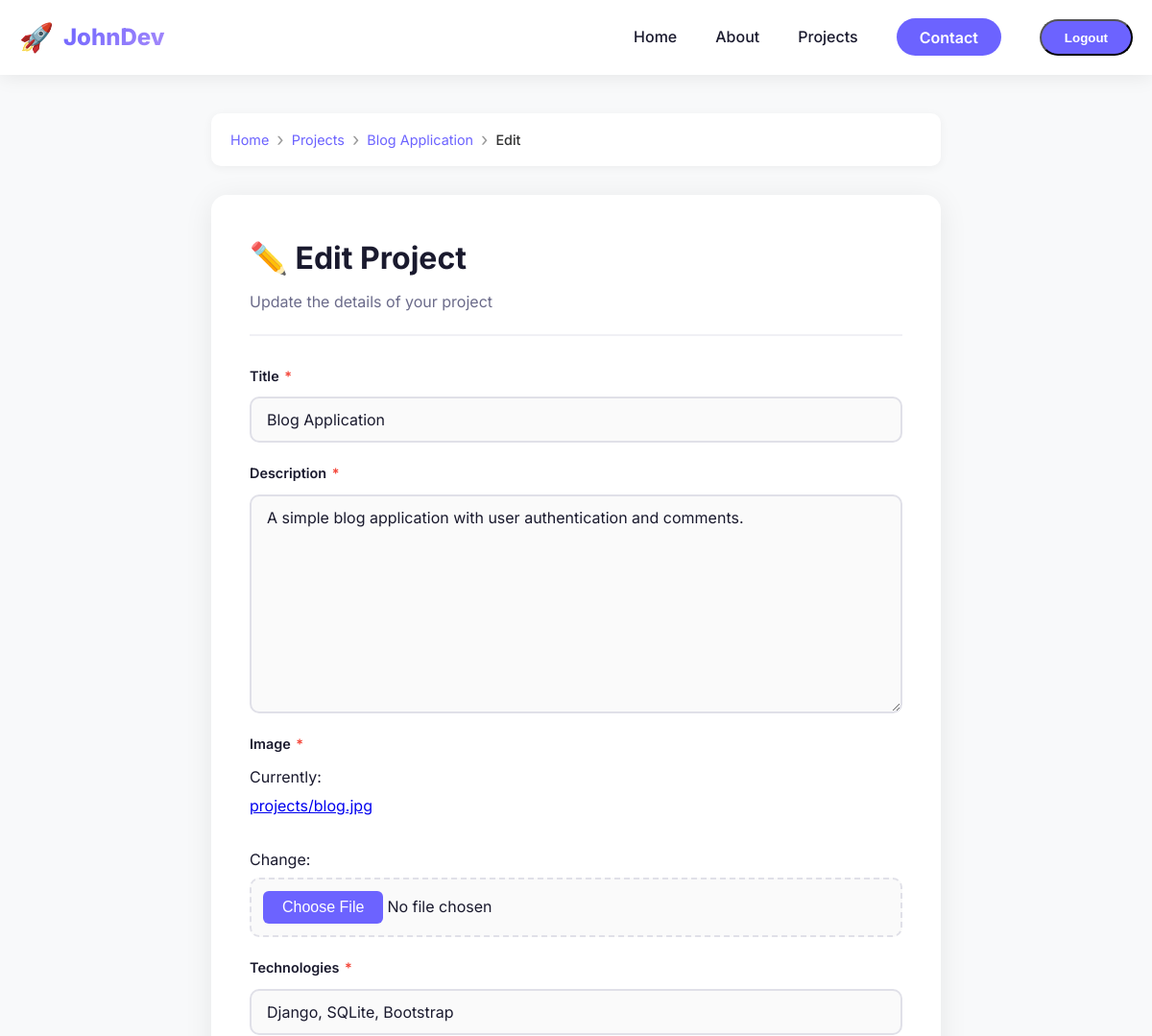
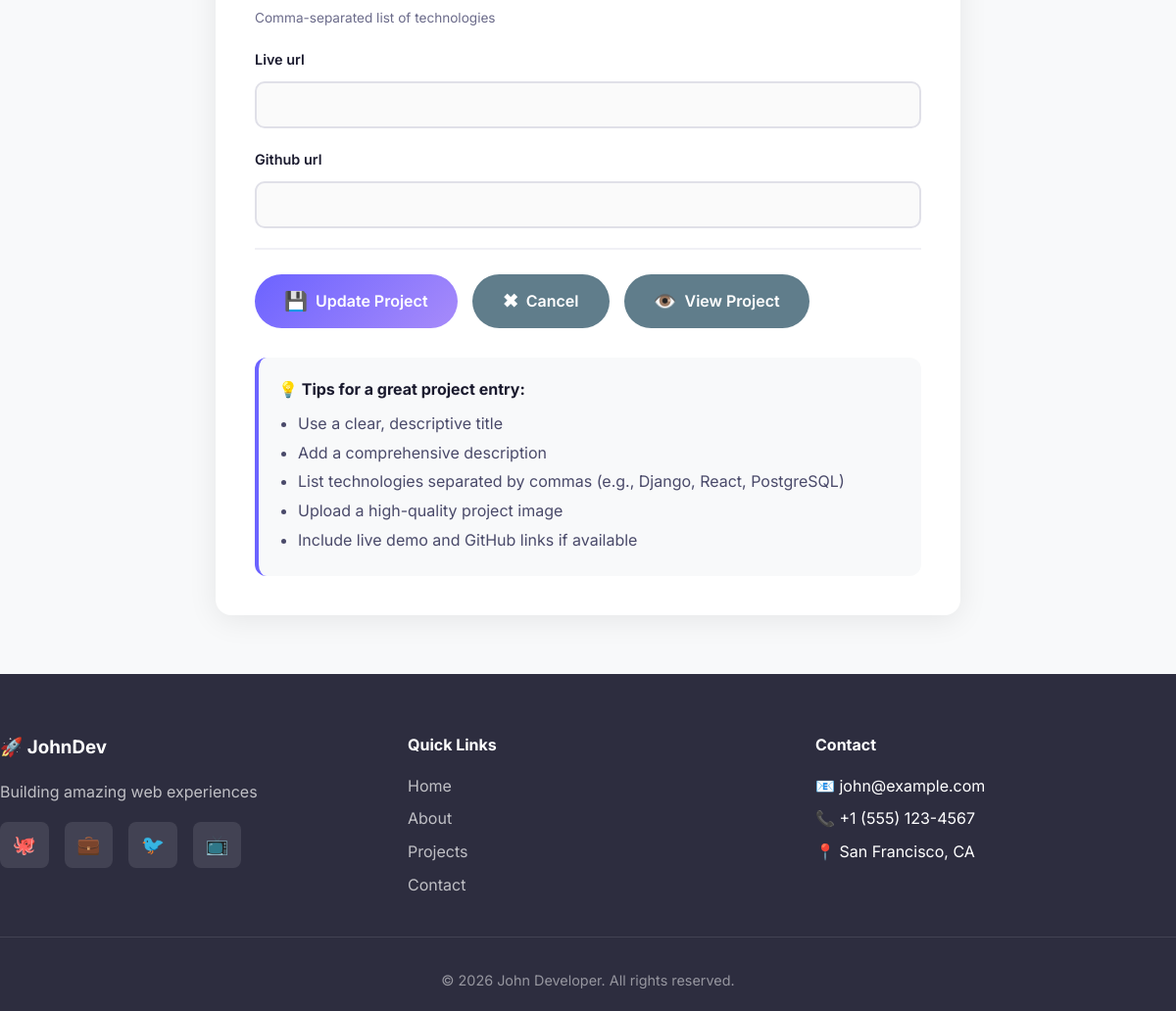
/project/2/edit/ (signed in), run on the app's committed database (2 pictures, top to bottom).
### portfoli/models.py (models this page shows, shortened)
class Project(models.Model):
    title = models.CharField(max_length=200)
    description = models.TextField()
    image = models.ImageField(upload_to='projects/') # Requires Pillow library: pip install Pillow
    technologies = models.CharField(max_length=255, help_text="Comma-separated list of technologies")
    live_url = models.URLField(blank=True, null=True)
    github_url = models.URLField(blank=True, null=True)

### portfoli/views.py (the view)
# urls.py: path('project/<int:pk>/edit/', views.project_update, name='project_update'),
@login_required
def project_update(request, pk):
    project = get_object_or_404(Project, pk=pk)
    if request.method == 'POST':
        form = ProjectForm(request.POST, request.FILES, instance=project)
        if form.is_valid():
            form.save()
            return redirect('project_detail', pk=project.pk)
    else:
        form = ProjectForm(instance=project)
    return render(request, 'project_form.html', {'form': form})

### portfoli/forms.py
class ProjectForm(forms.ModelForm):
    class Meta:
        model = Project
        fields = ['title', 'description', 'image', 'technologies', 'live_url', 'github_url']

### portfoli/templates/project_form.html (shortened to what this page needs)
{% extends 'base.html' %}
{% load static %}
{% block content %}
<div class="project-form-page">
    <div class="project-form-container">
        <nav class="breadcrumb-nav" aria-label="Breadcrumb">
            <ol class="breadcrumb">
                <li><a href="{% url 'home' %}">Home</a></li>
                <li><a href="{% url 'project_list' %}">Projects</a></li>
                {% if form.instance.pk %}
                    <li><a href="{% url 'project_detail' pk=form.instance.pk %}">{{ form.instance.title|truncatechars:20 }}</a></li>
                    <li class="active">Edit</li>
                {% else %}
                    <li class="active">Add New Project</li>
                {% endif %}
            </ol>
        </nav>
        <div class="form-card">
            <div class="form-header">
                <h1>
                    {% if form.instance.pk %}
                        ✏️ Edit Project
                    {% else %}
                        ➕ Add New Project
                    {% endif %}
                </h1>
                <p class="form-subtitle">
                    {% if form.instance.pk %}
                        Update the details of your project
                    {% else %}
                        Fill in the details to add a new project to your portfolio
                    {% endif %}
                </p>
            </div>
            <form method="post" enctype="multipart/form-data" class="project-form" novalidate>
                {% for field in form %}
                    <div class="form-group {% if field.errors %}has-error{% endif %}">
                        <label for="{{ field.id_for_label }}">
                            {{ field.label }}
                            {% if field.field.required %}
                                <span class="required">*</span>
                            {% endif %}
                        </label>
                        {{ field }}
                        {% if field.help_text %}
                            <span class="help-text">{{ field.help_text }}</span>
                        {% endif %}
                    </div>
                {% endfor %}
                <div class="form-actions">
                    <button type="submit" class="btn btn-primary">
                        <span class="icon">💾</span>
                        {% if form.instance.pk %}
                            Update Project
                        {% else %}
                            Save Project
                        {% endif %}
                    </button>
                    <a href="{% url 'project_list' %}" class="btn btn-secondary">
                        <span class="icon">✖</span>
                        Cancel
                    </a>
                    {% if form.instance.pk %}
                        <a href="{% url 'project_detail' pk=form.instance.pk %}" class="btn btn-secondary">
                            <span class="icon">👁️</span>
                            View Project
                        </a>
                    {% endif %}
                </div>
            </form>
            <div class="form-tips">
                <h4>💡 Tips for a great project entry:</h4>
                <ul>
                    <li>Use a clear, descriptive title</li>
                    <li>Add a comprehensive description</li>
                    <li>List technologies separated by commas (e.g., Django, React, PostgreSQL)</li>
                    <li>Upload a high-quality project image</li>
                    <li>Include live demo and GitHub links if available</li>
                </ul>
            </div>
        </div>
    </div>
</div>
{% endblock %}

### data on the page
Project: instance "Blog Application", form "Blog Application" "A simple blog application with user authentication and comments." "Django, SQLite, Bootstrap"

### other printed values
{{ field.label }} "Title" "Description" "Image" "Technologies" "Live url" "Github url"
{{ field.help_text }} "Comma-separated list of technologies"
